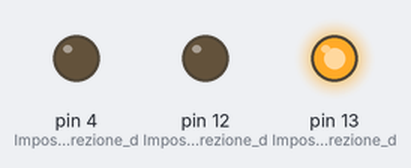
Simulated run of this sketch. Board: Arduino Uno, built with avr-gcc and run on an emulated ATmega328P. Parts: output pins drawn as LEDs (lit = HIGH).

Above: at 2.5 s.
At 6.0 s:
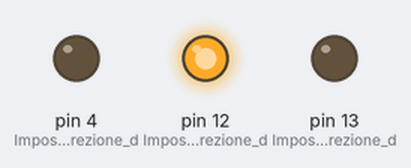
At 9.5 s:
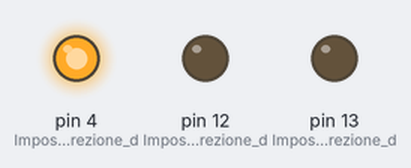
Timing chart, 0 to 15.6 s (numbered marks = the images above):
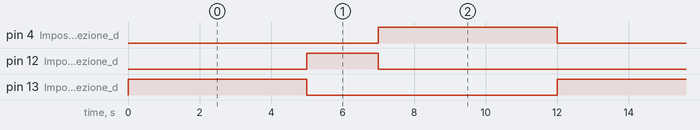

The sketch:

code_1-2.ino
```cpp
void setup() {
pinMode(4, OUTPUT); // Impostiamo la direzione del PIN 4 su OUTPUT perchè emetta un segnale

pinMode(12, OUTPUT); // Impostiamo la direzione del PIN 12 su OUTPUT perchè emetta un segnale

pinMode(13, OUTPUT); // Impostiamo la direzione del PIN 13 su OUTPUT perchè emetta un segnale
}

// la funzione LOOP ripete all'infinito le operazioni
void loop() {

digitalWrite(13, HIGH);                    // Accende il LED verde
digitalWrite(12, LOW);                     // Spegne il LED bianco
digitalWrite(4, LOW);                     // Spegne il LED rosso
delay(5000);                               // attesa di 5 secondi

digitalWrite(13, LOW);                     // Spegne il LED verde
digitalWrite(12, HIGH);                    // Accende il LED bianco
digitalWrite(4, LOW);                     // Spegne il LED rosso
delay(2000);                               // attesa di 2 secondi

digitalWrite(13, LOW);                     // Spegne il LED verde
digitalWrite(12, LOW);                     // Spegne il LED bianco
digitalWrite(4, HIGH);                    // Accende il LED rosso
delay(5000);                               // attesa di 5 secondo
}
```

Measured:
- by itself, pin 4 (Impostiamo_la_direzione_d), pin 13 (Impostiamo_la_direzione_d): alternates HIGH for 5.0 s and LOW for 7.0 s
- by itself, pin 12 (Impostiamo_la_direzione_d): alternates HIGH for 2.0 s and LOW for 10.0 s
- by itself, everything shown: repeats every 12.0 s, in 3 steps
